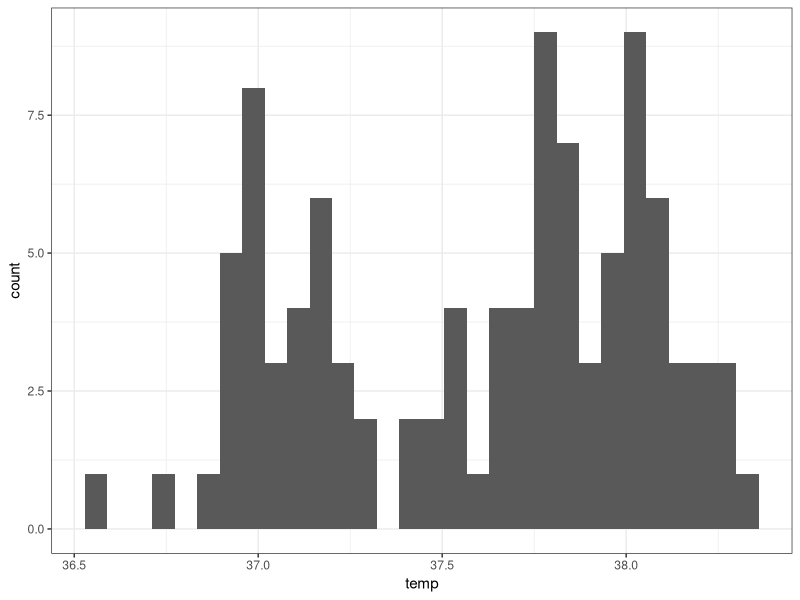
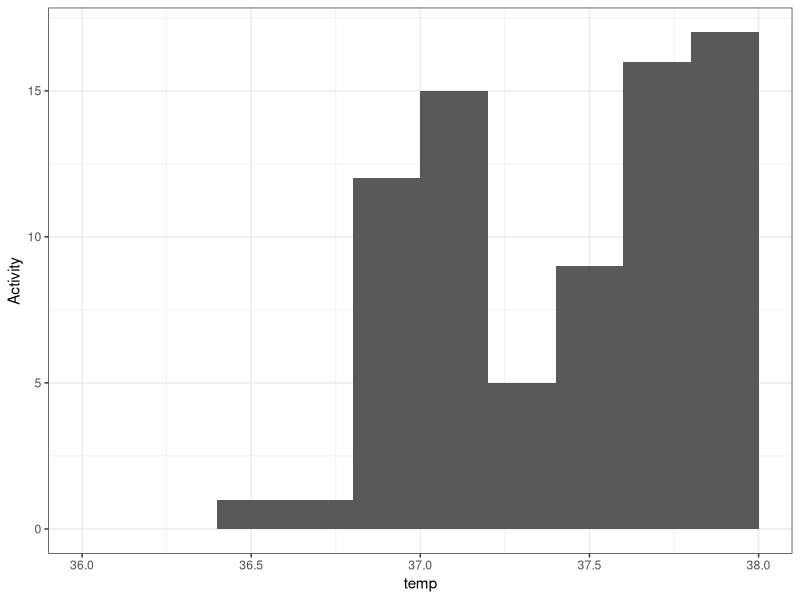
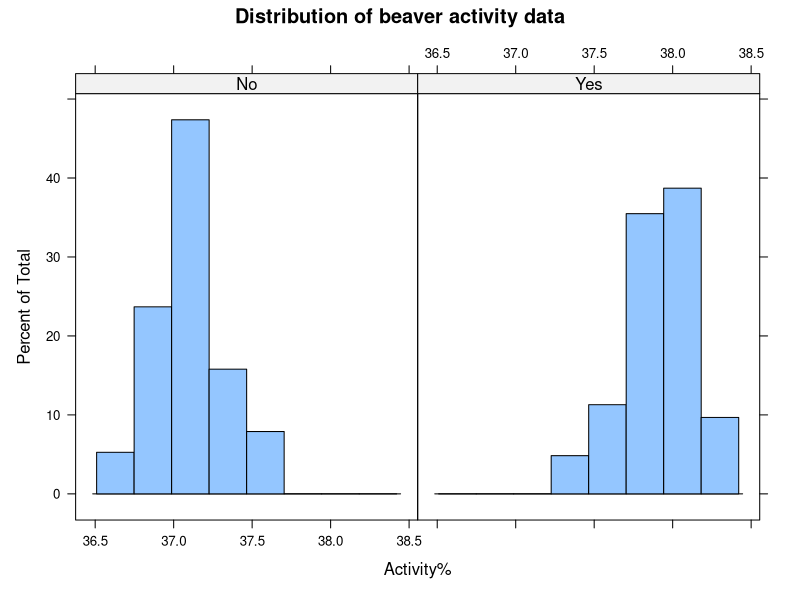
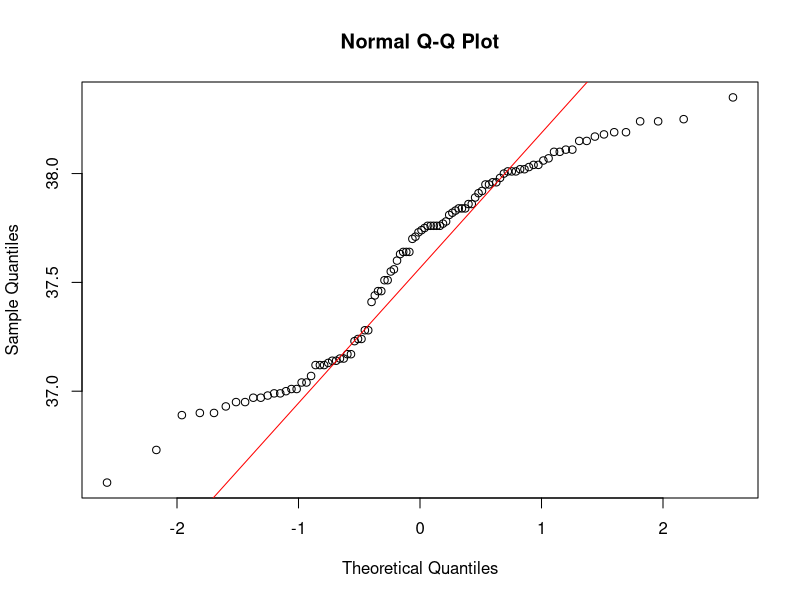
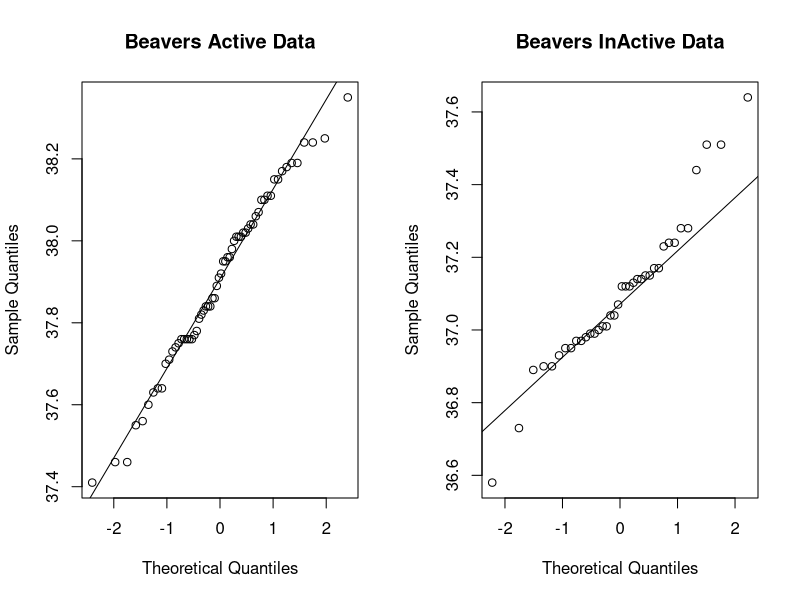

The R script that drew these images, in order:
?beavers
str(beaver2)
View(beaver2)
is.factor(beaver2)
#H0:Body temperature is not affected by activity
#H1:Body temperature is affected by activity
beavers_data<-beaver2
beavers_data
beavers_data$activ<-factor(beavers_data$activ,labels=c("No","Yes"))
is.factor(beavers_data$activ)
str(beavers_data)
#independent variable->active(we can control activ but not temp)dependent variable=temp
install.packages("ggplot2")
library(ggplot2)
windows(16,10)
ggplot(beavers_data,aes(x=temp))+geom_histogram()+theme_bw()
ggplot(beavers_data,aes(x=temp))+
  geom_histogram(breaks=seq(36,38,.2))+
  theme_bw()+
  labs(x="temp",y="Activity")+
  scale_y_continuous(breaks=seq(0,60,5))
#another method to plot histogram
install.packages("lattice")
library(lattice)
windows(20,10)
attach(beavers_data)
histogram(~temp | activ,
          data=beavers_data,
          main="Distribution of beaver activity data",
          xlab="Activity%")
detach(beavers_data)
attach(beavers_data)
windows(20,10)
qqnorm(temp)
qqline(temp,col="red")

opar<-par(no.readonly = TRUE)
windows(20,10)
par(mfrow=c(1,2))

with(beavers_data,{
  qqnorm(temp[activ=="Yes"],
         main="Beavers Active Data")
  qqline(temp[activ=="Yes"])
})
with(beavers_data,{
  qqnorm(temp[activ=="No"],
         main="Beavers InActive Data")
  qqline(temp[activ=="No"])
})

normality_test<-shapiro.test(beavers_data$temp)
normality_test
